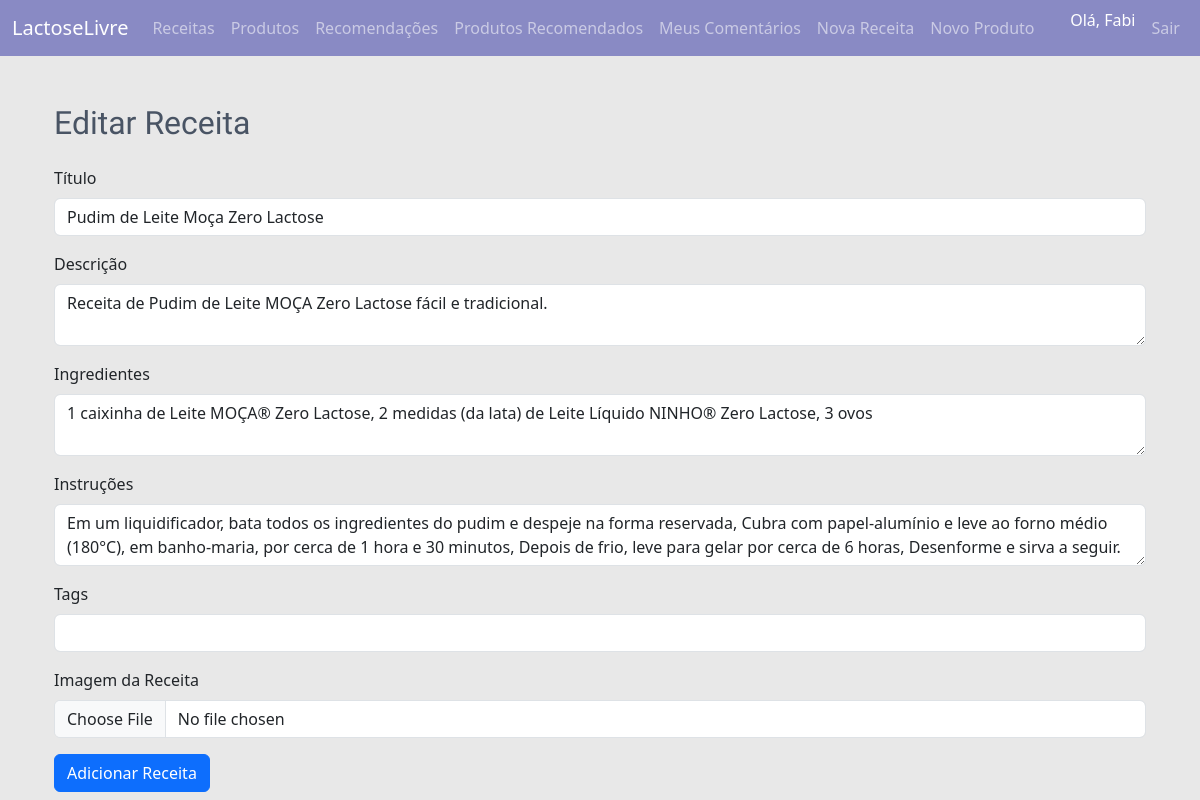
Screenshot of /receita/editar/1 (signed in) with the database file from the repository.
### models.py (models this page shows, shortened)
class Usuario(UserMixin, db.Model):
    id = db.Column(db.Integer, primary_key=True)
    nome_usuario = db.Column(db.String(64), index=True, unique=True)
    email = db.Column(db.String(120), index=True, unique=True)
    senha_hash = db.Column(db.String(128))
    receitas = db.relationship('Receita', back_populates='autor', lazy='dynamic')
    avaliacoes = db.relationship('Avaliacao', back_populates='autor', lazy='dynamic')
    favoritos = db.relationship('Favorito', back_populates='usuario', lazy='dynamic')
    produtos = db.relationship('Produto', back_populates='usuario', lazy='dynamic')

class Receita(db.Model):
    id = db.Column(db.Integer, primary_key=True)
    titulo = db.Column(db.String(100), nullable=False)
    descricao = db.Column(db.Text, nullable=False)
    ingredientes = db.Column(db.Text, nullable=False)
    instrucoes = db.Column(db.Text, nullable=False)
    tags = db.Column(db.String(200))
    imagem = db.Column(db.String(200))
    data_criacao = db.Column(db.DateTime, index=True, default=datetime.utcnow)
    usuario_id = db.Column(db.Integer, db.ForeignKey('usuario.id', name='fk_receita_usuario'), nullable=False)
    autor = db.relationship('Usuario', back_populates='receitas')
    avaliacoes = db.relationship('Avaliacao', back_populates='receita', lazy='dynamic')
    favoritos = db.relationship('Favorito', back_populates='receita', lazy='dynamic')

### main/rotas.py (the view, shortened to what this page needs)
@bp.route('/receita/editar/<int:id>', methods=['GET', 'POST'])
@login_required
def editar_receita(id):
    receita = Receita.query.get_or_404(id)
    if receita.usuario_id != current_user.id:
        flash('Você não tem permissão para editar esta receita.', 'danger')
        return redirect(url_for('main.listar_receitas'))
    form = FormularioReceita(obj=receita)
    return render_template('editar_receita.html', titulo='Editar Receita', form=form, receita=receita)

### main/formularios.py
class FormularioReceita(FlaskForm):
    titulo = StringField('Título', validators=[DataRequired()])
    descricao = TextAreaField('Descrição', validators=[DataRequired()])
    ingredientes = TextAreaField('Ingredientes', validators=[DataRequired()])
    instrucoes = TextAreaField('Instruções', validators=[DataRequired()])
    tags = StringField('Tags')
    imagem = FileField('Imagem da Receita', validators=[FileAllowed(['jpg', 'png', 'jpeg'], 'Apenas imagens são permitidas.')])
    submit = SubmitField('Adicionar Receita')

### models.py (called while the page is built)
@login.user_loader
def load_user(user_id):
    return Usuario.query.get(int(user_id))

### templates/editar_receita.html (shortened to what this page needs)
{% extends 'base.html' %}
{% block content %}
<div class="container mt-5">
    <h2 class="mb-4">Editar Receita</h2>
    <form method="POST" enctype="multipart/form-data">
        <div class="mb-3">
            <label for="titulo" class="form-label">{{ form.titulo.label }}</label>
            {{ form.titulo(class="form-control", id="titulo") }}
        </div>
        <div class="mb-3">
            <label for="descricao" class="form-label">{{ form.descricao.label }}</label>
            {{ form.descricao(class="form-control", id="descricao") }}
        </div>
        <div class="mb-3">
            <label for="ingredientes" class="form-label">{{ form.ingredientes.label }}</label>
            {{ form.ingredientes(class="form-control", id="ingredientes") }}
        </div>
        <div class="mb-3">
            <label for="instrucoes" class="form-label">{{ form.instrucoes.label }}</label>
            {{ form.instrucoes(class="form-control", id="instrucoes") }}
        </div>
        <div class="mb-3">
            <label for="tags" class="form-label">{{ form.tags.label }}</label>
            {{ form.tags(class="form-control", id="tags") }}
        </div>
        <div class="mb-3">
            <label for="imagem" class="form-label">{{ form.imagem.label }}</label>
            {{ form.imagem(class="form-control", id="imagem") }}
        </div>
        <button type="submit" class="btn btn-primary">{{ form.submit.label }}</button>
    </form>
</div>
{% endblock %}

### templates/base.html (shortened to what this page needs)
<!DOCTYPE html>
<html lang="pt-br">
<head>
    <link rel="stylesheet" href="https://cdn.jsdelivr.net/npm/bootstrap@5.3.0/dist/css/bootstrap.min.css">
</head>
<body>
<nav class="navbar navbar-expand-lg navbar-dark mb-4" style="background-color: #898AC4;">
    <div class="container-fluid">
        <a class="navbar-brand" href="/">LactoseLivre</a>
        <div class="collapse navbar-collapse" id="navbarNav">
            <ul class="navbar-nav me-auto">
                <li class="nav-item"><a class="nav-link" href="{{ url_for('main.listar_receitas') }}">Receitas</a></li>
                <li class="nav-item"><a class="nav-link" href="{{ url_for('main.listar_produtos') }}">Produtos</a></li>
                {% if current_user.is_authenticated %}
                <li class="nav-item">
                    <a class="nav-link" href="{{ url_for('main.recomendacoes') }}">Recomendações</a>
                </li>
                <li class="nav-item">
                    <a class="nav-link" href="{{ url_for('main.recomendacoes_produtos') }}">Produtos Recomendados</a>
                </li>
                <li class="nav-item">
                    <a class="nav-link" href="{{ url_for('main.meus_comentarios') }}">Meus Comentários</a>
                </li>
                <li class="nav-item"><a class="nav-link" href="{{ url_for('main.adicionar_receita') }}">Nova Receita</a>
                </li>
                <li class="nav-item"><a class="nav-link" href="{{ url_for('main.adicionar_produto') }}">Novo Produto</a>
                </li>
                {% endif %}
            </ul>
            <ul class="navbar-nav ms-auto">
                {% if current_user.is_authenticated %}
                <li class="nav-item">
                            <span class="navbar-text text-white me-2">
                                Olá, {{ current_user.nome or current_user.nome_usuario }}
                            </span>
                </li>
                <li class="nav-item">
                    <a class="nav-link" href="{{ url_for('autenticacao.logout') }}">Sair</a>
                </li>
                {% endif %}
            </ul>
        </div>
    </div>
</nav>
<div class="container">
    {% block content %}{% endblock %}
</div>
</body>
</html>

### templates/base.html (style rules this page uses)
body { background: #E8E8E8; }
h1, h2 { color: #495464; font-family: "Caprasimo", serif; font-weight: 300; font-style: normal; }

### rows the page displays
Usuario: nome_usuario "Fabi"
Receita: titulo "Pudim de Leite Moça Zero Lactose", descricao "Receita de Pudim de Leite MOÇA Zero Lactose fácil e tradicional.", ingredientes "1 caixinha de Leite MOÇA® Zero Lactose, 2 medidas (da lata) de Leite Líquido NINHO® Zero Lactose, 3 ovos", instrucoes "Em um liquidificador, bata todos os ingredientes do pudim e despeje na forma reservada, Cubra com papel-alumínio e leve ao forno médio (180°C), em banho-maria, por cerca de 1 hora e 30 minutos, Depois de frio, leve para gelar por cerca de 6 horas, Desenforme e sirva a seguir."
